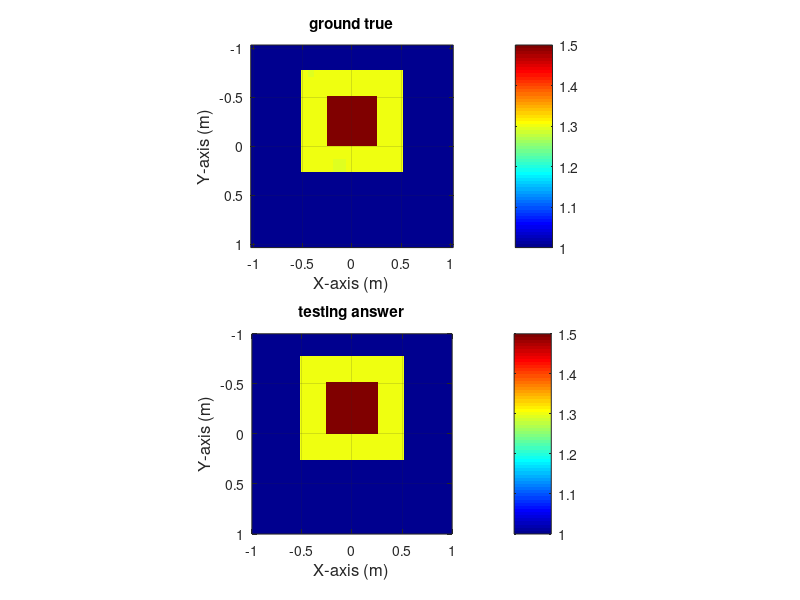

This figure's MATLAB source: (Note: this script raises an error after producing the figure.)

clear;
clc;

load  test_GP_two
load  test_EsT_two

test =  test_GP_two;
true =  test_EsT_two;

x=[-1 1];
y=[1 -1];


G = randperm(100,1);%想看的資料是第幾筆


cc=[1 1.5];  %顏色上下限A

subplot(2,1,1),imagesc(x,-y, true(:,:,1,G),cc);
axis square;
colormap(jet);colorbar;
xlabel('X-axis (m)','fontsize',12);
ylabel('Y-axis (m)','fontsize',12);
title('ground true');
grid on

subplot(2,1,2),imagesc(x,-y,test(:,:,1,G),cc);
axis square;
colormap(jet);colorbar;
xlabel('X-axis (m)','fontsize',12);
ylabel('Y-axis (m)','fontsize',12);
title('testing answer');
grid on 

axis([-1,1,-1,1])

% set(gca,'xtick',[-1:1:1]);
% set(gca,'ytick',[-1:1:1]);
% yticklabels({'1','0','-1'})

colormapeditor;


